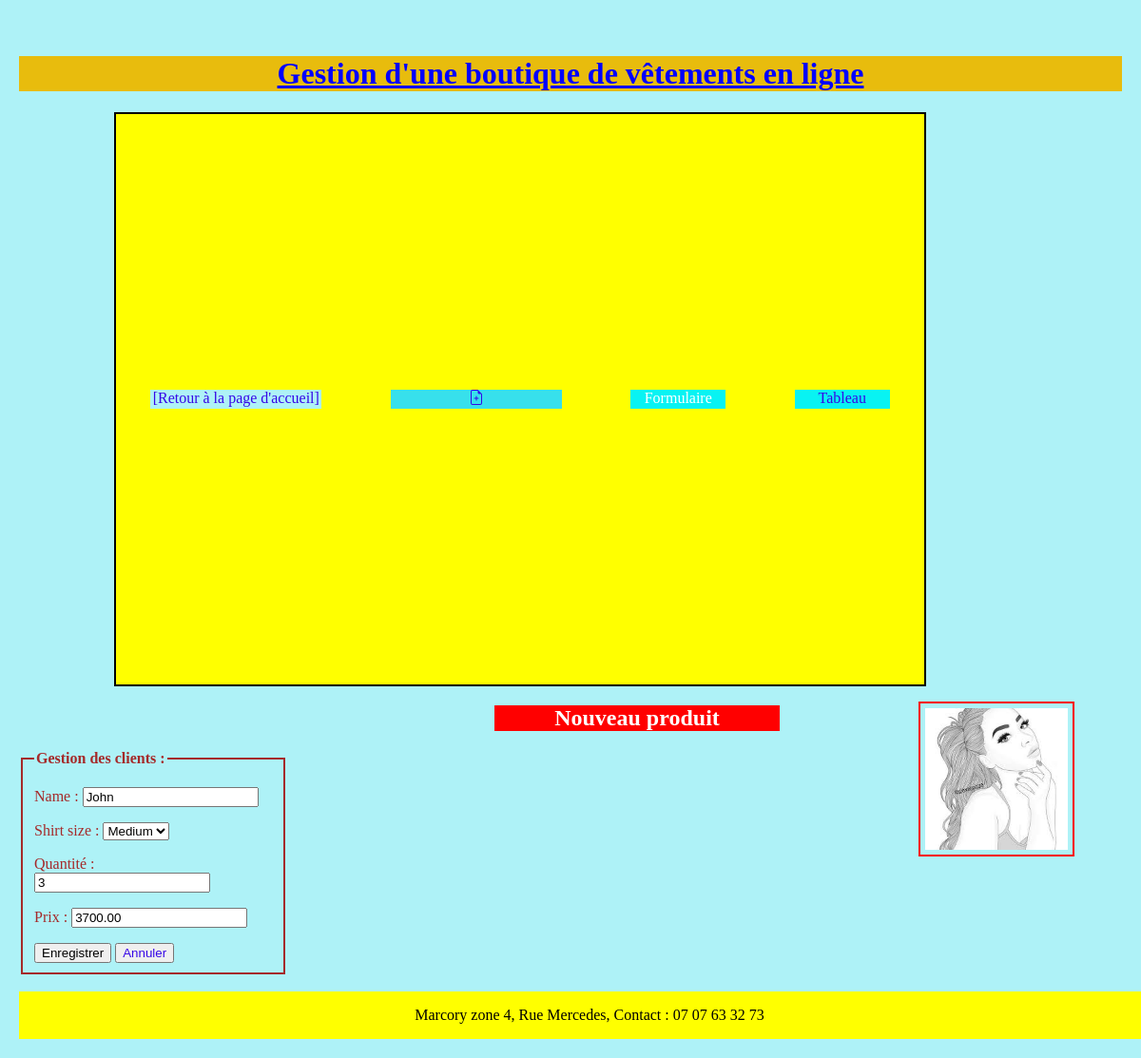
Before: /prod/27/edit/ with the older database file.
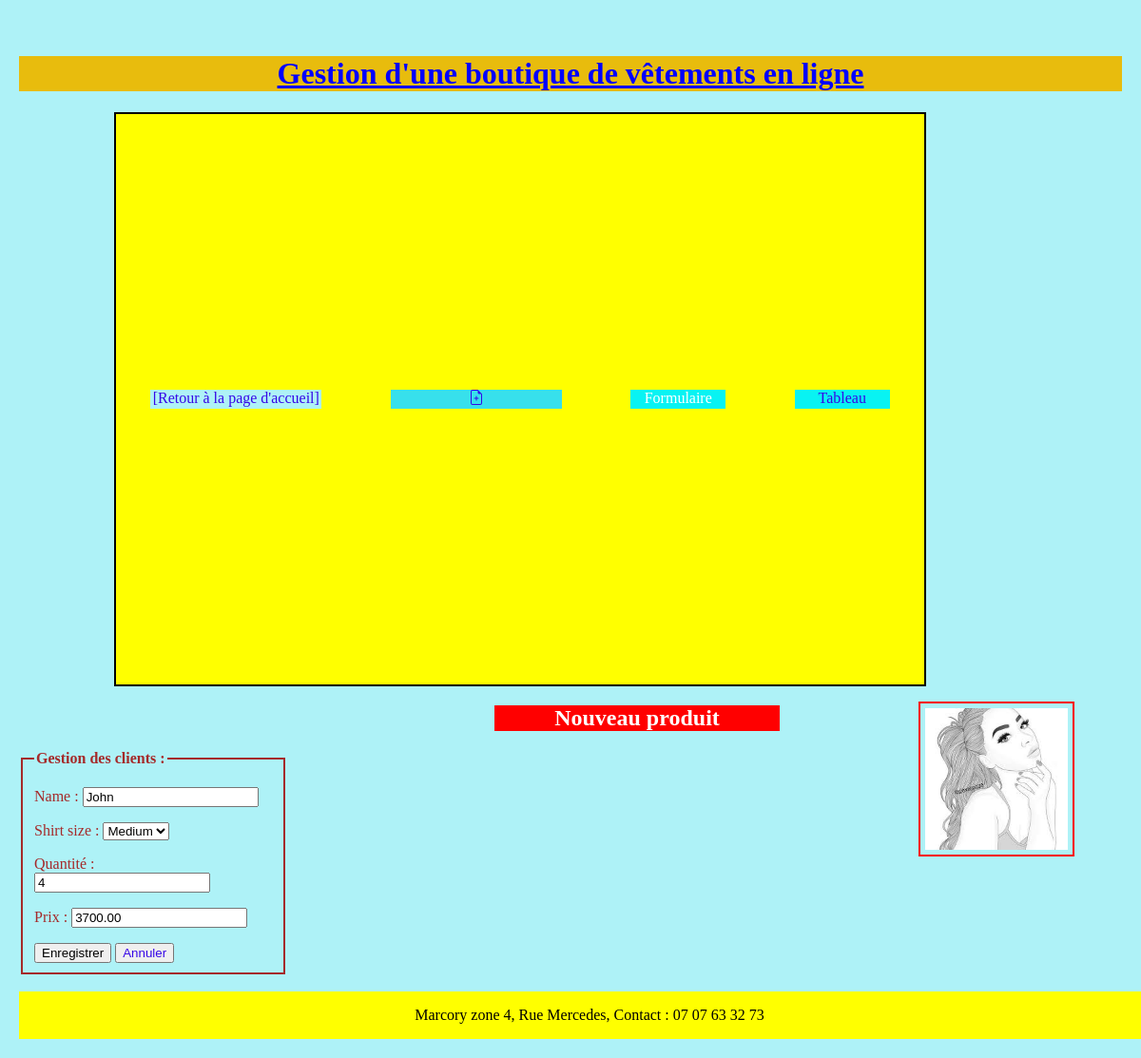
After: the same page with the newer database file.
### gestion/models.py (models this page shows, shortened)
class Person(models.Model):
    SHIRT_SIZES = {
        "S": "Small",
        "M": "Medium",
        "L": "Large"
    }
    name = models.CharField(max_length=60)
    shirt_size = models.CharField(max_length=1, choices=SHIRT_SIZES)
    qte = models.IntegerField(blank=True, default=0, null=True, verbose_name='quantité')
    prix = models.DecimalField(max_digits=10, decimal_places=2)

### gestion/views.py (the view)
# urls.py: path('prod/<int:pk>/edit/', views.prod_edit, name='prod_edit'),
def prod_edit(request, pk):
    prod = get_object_or_404(Person, pk=pk)
    if request.method== "POST":
        form = PersonForm(request.POST, instance=prod)
        if form.is_valid():
            prod = form.save(commit=False)
            prod.save()
            return redirect('prod_detail', pk=prod.pk)
    else:
        form = PersonForm(instance=prod)
    return render(request, 'gestion/prod_edit.html', {'form':form})

### gestion/forms.py
class PersonForm(forms.ModelForm):
    class Meta :
        model = Person
        fields = ('name', 'shirt_size', 'qte', 'prix')

### gestion/templates/gestion/prod_edit.html (shortened to what this page needs)
{% extends 'gestion/base.html' %}
{% block content %}
<!DOCTYPE html>
<html lang="fr">
<head>
</head>
<body>
    <h2 style="text-align: center;background-color: red;color: white;width: 300px;margin-left: 500px;">Nouveau produit</h2>
    <form method="POST" class="post-form">
        <fieldset style="width: 250px;border: 2px solid; color: brown;">
            <legend><strong>Gestion des clients :</strong></legend>
        {{ form.as_p }}
        <button type="submit" class="save btn btn-default">Enregistrer</button>
        <button type="submit"><a href="{% url 'prod_list' %}">Annuler</a></button>
        </fieldset>
    </form>
</body>
</html>
{% endblock %}

Changed rows visible on the page:
changed Person "John": qte "3" → "4"
